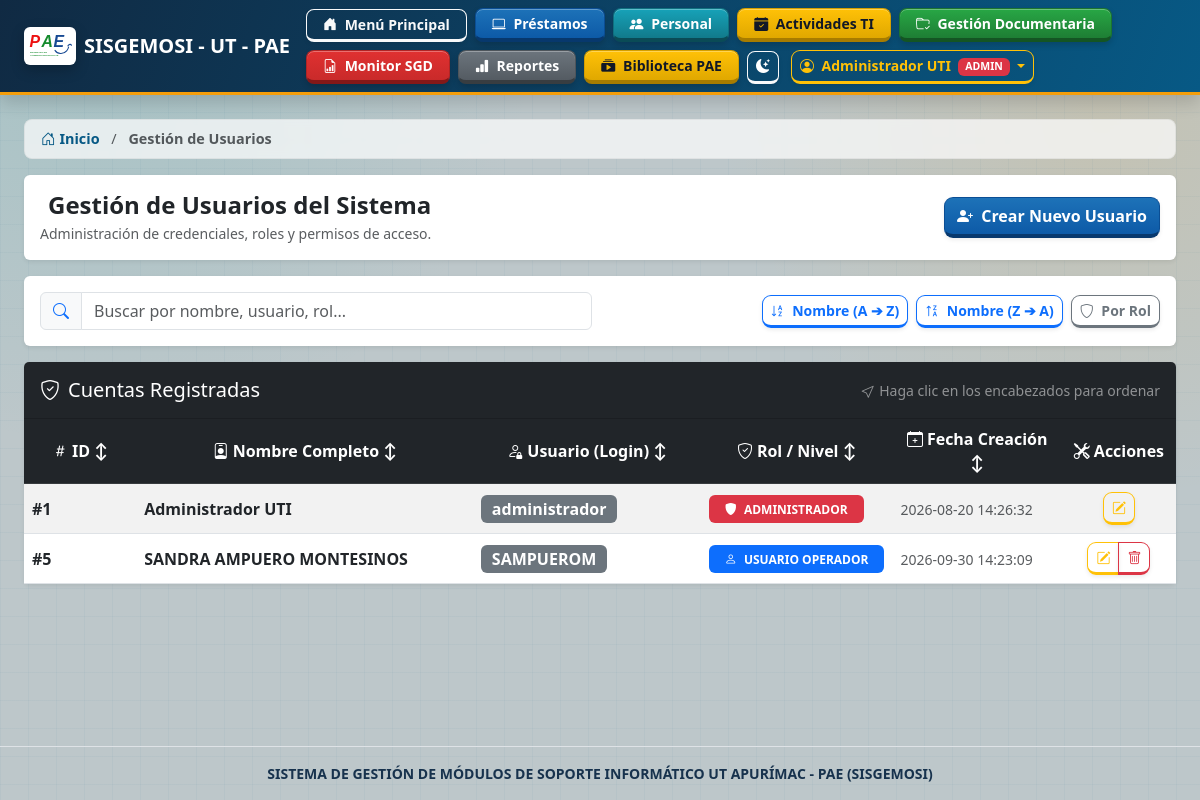
Page /usuarios (signed in) on the committed database.
### tables this page shows
CREATE TABLE usuarios_sistema (
        id INTEGER PRIMARY KEY AUTOINCREMENT,
        usuario TEXT UNIQUE NOT NULL,
        password TEXT NOT NULL,
        nombre_completo TEXT NOT NULL,
        rol TEXT DEFAULT 'USUARIO', -- 'ADMIN' o 'USUARIO'
        creado_el DATETIME DEFAULT CURRENT_TIMESTAMP
    , permisos TEXT NOT NULL DEFAULT '{}');

### app.py (the view)
@app.route("/usuarios")
@admin_required
def ver_usuarios():
    conn = get_db()
    usuarios_db = conn.cursor().execute("SELECT id, usuario, nombre_completo, rol, permisos, creado_el FROM usuarios_sistema ORDER BY id ASC").fetchall()
    trabajadores_activos = conn.cursor().execute("""
        SELECT id, nombres, apellido_paterno, apellido_materno
        FROM trabajadores WHERE activo = 1
        ORDER BY apellido_paterno, apellido_materno, nombres
    """).fetchall()
    conn.close()
    usuarios = []
    for usuario in usuarios_db:
        item = dict(usuario)
        item["permisos"] = cargar_permisos(item["permisos"])
        usuarios.append(item)
    return render_template("usuarios.html", usuarios=usuarios,
                           trabajadores_activos=trabajadores_activos,
                           permission_modules=PERMISSION_MODULES,
                           permission_actions=PERMISSION_ACTIONS)

### templates/usuarios.html (shortened to what this page needs)
{% extends "base.html" %}
{% block content %}
<nav class="breadcrumb-sisgemosi mb-3 no-print" aria-label="breadcrumb">
    <a href="/"><i class="bi bi-house-door me-1"></i>Inicio</a>
    <span class="mx-2 text-muted">/</span>
    <span class="text-muted fw-bold">Gestión de Usuarios</span>
</nav>
<div class="card shadow-sm border-0 mb-3 bg-white no-print">
    <div class="card-body d-flex flex-wrap justify-content-between align-items-center gap-3">
        <div>
            <h4 class="fw-bold mb-1 text-dark">Gestión de Usuarios del Sistema</h4>
            <p class="text-muted mb-0 small">Administración de credenciales, roles y permisos de acceso.</p>
        </div>
        <button class="btn btn-primary fw-bold shadow-sm" data-bs-toggle="modal" data-bs-target="#modalNuevoUsuario">
            <i class="bi bi-person-plus-fill me-1"></i> Crear Nuevo Usuario
        </button>
    </div>
</div>
<div class="card shadow-sm border-0 p-3 mb-3 bg-white no-print">
    <div class="row g-3 align-items-center">
        <div class="col-md-6">
            <div class="input-group">
                <span class="input-group-text bg-light"><i class="bi bi-search text-primary"></i></span>
                <input type="text" id="buscadorUsuarios" class="form-control" placeholder="Buscar por nombre, usuario, rol..." onkeyup="filtrarTablaUsuarios()">
            </div>
        </div>
        <div class="col-md-6 text-md-end">
            <div class="d-flex flex-wrap justify-content-md-end gap-2">
                <button type="button" class="btn btn-sm btn-outline-primary fw-bold" onclick="ordenarManualUsuarios(1, 'asc')">
                    <i class="bi bi-sort-alpha-down me-1"></i> Nombre (A ➔ Z)
                </button>
                <button type="button" class="btn btn-sm btn-outline-primary fw-bold" onclick="ordenarManualUsuarios(1, 'desc')">
                    <i class="bi bi-sort-alpha-up-alt me-1"></i> Nombre (Z ➔ A)
                </button>
                <button type="button" class="btn btn-sm btn-outline-secondary fw-bold" onclick="ordenarManualUsuarios(3, 'asc')">
                    <i class="bi bi-shield me-1"></i> Por Rol
                </button>
            </div>
        </div>
    </div>
</div>
<div class="card shadow-sm border-0">
    <div class="card-header bg-dark text-white d-flex justify-content-between align-items-center py-3">
        <h5 class="mb-0"><i class="bi bi-shield-check me-2"></i>Cuentas Registradas</h5>
        <small class="text-white-50"><i class="bi bi-cursor me-1"></i>Haga clic en los encabezados para ordenar</small>
    </div>
    <div class="card-body p-0">
        <div class="table-responsive">
            <table class="table table-hover table-striped align-middle mb-0" id="tablaUsuarios">
                <thead class="table-dark">
                    <tr>
                        <th class="sortable-header" onclick="ordenarColumnaUsuarios(0)" style="width: 10%;"><i class="bi bi-hash me-1"></i>ID <span id="sortUs0">↕</span></th>
                        <th class="sortable-header" onclick="ordenarColumnaUsuarios(1)" style="width: 30%;"><i class="bi bi-person-badge me-1"></i>Nombre Completo <span id="sortUs1">↕</span></th>
                        <th class="sortable-header" onclick="ordenarColumnaUsuarios(2)" style="width: 20%;"><i class="bi bi-person-lock me-1"></i>Usuario (Login) <span id="sortUs2">↕</span></th>
                        <th class="sortable-header" onclick="ordenarColumnaUsuarios(3)" style="width: 15%;"><i class="bi bi-shield-check me-1"></i>Rol / Nivel <span id="sortUs3">↕</span></th>
                        <th class="sortable-header" onclick="ordenarColumnaUsuarios(4)" style="width: 15%;"><i class="bi bi-calendar-plus me-1"></i>Fecha Creación <span id="sortUs4">↕</span></th>
                        <th style="width: 10%;" class="text-center"><i class="bi bi-tools me-1"></i>Acciones</th>
                    </tr>
                </thead>
                <tbody id="tbodyUsuarios">
                    {% for u in usuarios %}
                    <tr>
                        <td><strong>#{{ u.id }}</strong></td>
                        <td class="fw-bold">{{ u.nombre_completo }}</td>
                        <td><span class="badge bg-secondary fs-6">{{ u.usuario }}</span></td>
                        <td>
                            {% if u.rol == 'ADMIN' %}
                                <span class="badge bg-danger px-3 py-2"><i class="bi bi-shield-fill me-1"></i> ADMINISTRADOR</span>
                            {% else %}
                                <span class="badge bg-primary px-3 py-2"><i class="bi bi-person me-1"></i> USUARIO OPERADOR</span>
                            {% endif %}
                        </td>
                        <td><small class="text-muted">{{ u.creado_el }}</small></td>
                        <td class="text-center">
                            <div class="btn-group" role="group">
                                <button class="btn btn-sm btn-outline-warning" title="Editar Usuario"
                                    data-id="{{ u.id }}" data-nombre="{{ u.nombre_completo }}" data-rol="{{ u.rol }}" data-permisos='{{ u.permisos|tojson }}'
                                    onclick="abrirModalEditarUsuario(this)">
                                    <i class="bi bi-pencil-square"></i>
                                </button>
                                {% if u.id != session.get('usuario_id') %}
                                <button class="btn btn-sm btn-outline-danger" title="Eliminar Usuario"
                                    onclick="abrirModalEliminarUsuario('{{ u.id }}', '{{ u.nombre_completo }} ({{ u.usuario }})')">
                                    <i class="bi bi-trash"></i>
                                </button>
                                {% endif %}
                            </div>
                        </td>
                    </tr>
                    {% endfor %}
                </tbody>
            </table>
        </div>
    </div>
</div>
{% endblock %}

### templates/base.html (shortened to what this page needs)
<!DOCTYPE html>
<html lang="es">
<head>
    <link href="https://cdn.jsdelivr.net/npm/bootstrap@5.3.0/dist/css/bootstrap.min.css" rel="stylesheet">
    <link rel="stylesheet" href="https://cdn.jsdelivr.net/npm/bootstrap-icons@1.11.0/font/bootstrap-icons.css">
    <link href="https://cdn.jsdelivr.net/npm/fullcalendar@6.1.10/index.global.min.css" rel="stylesheet">
    <link rel="stylesheet" href="{{ url_for('static', filename='css/sisgemosi.css', v='2') }}">
</head>
<body class="d-flex flex-column min-vh-100">
    <nav class="navbar navbar-dark navbar-expand-lg bg-dark mb-4 shadow py-2 no-print">
        <div class="container-fluid px-4">
            <a class="navbar-brand fw-bold d-flex align-items-center" href="/">
                <div class="bg-white rounded p-1 me-2 d-flex align-items-center justify-content-center" style="width: 52px; height: 38px;">
                    <img src="{{ url_for('static', filename='logo-pae.svg', v='2') }}" alt="Logo del PAE" style="width: 100%; height: 100%; object-fit: contain;">
                </div>
                <span>SISGEMOSI - UT - PAE</span>
            </a>
            <div class="collapse navbar-collapse" id="navbarSisgemosi">
                <div class="d-flex flex-wrap align-items-center gap-2 ms-auto navbar-nav-modules mt-2 mt-lg-0">
                    <a class="btn btn-outline-light btn-sm nav-link-custom px-3" href="/" data-bs-toggle="tooltip" title="Página principal">
                        <i class="bi bi-house-door-fill me-1"></i> Menú Principal
                    </a>
                    {% if usuario_tiene_permiso('prestamos', 'ver') %}<a class="btn btn-primary btn-sm nav-link-custom px-3" href="/prestamos" data-bs-toggle="tooltip" title="Gestión de préstamos de bienes">
                        <i class="bi bi-laptop me-1"></i> Préstamos
                    </a>{% endif %}
                    {% if usuario_tiene_permiso('personal', 'ver') %}<a class="btn btn-info btn-sm nav-link-custom text-dark px-3 fw-bold" href="/trabajadores" data-bs-toggle="tooltip" title="Padrón de personal">
                        <i class="bi bi-people-fill me-1"></i> Personal
                    </a>{% endif %}
                    {% if usuario_tiene_permiso('actividades', 'ver') %}<a class="btn btn-warning btn-sm nav-link-custom text-dark px-3 fw-bold" href="/actividades" data-bs-toggle="tooltip" title="Bitácora de soporte TI">
                        <i class="bi bi-calendar-check-fill me-1"></i> Actividades TI
                    </a>{% endif %}
                    {% if usuario_tiene_permiso('documentaria', 'ver') %}<a class="btn btn-success btn-sm nav-link-custom px-3 fw-bold" href="/gestion-documentaria" data-bs-toggle="tooltip" title="Registro de documentos oficiales">
                        <i class="bi bi-folder-check me-1"></i> Gestión Documentaria
                    </a>{% endif %}
                    {% if usuario_tiene_permiso('sgd', 'ver') %}<a class="btn btn-danger btn-sm nav-link-custom px-3 fw-bold" href="/sgd" data-bs-toggle="tooltip" title="Monitor del Sistema de Gestión Documental">
                        <i class="bi bi-file-earmark-bar-graph me-1"></i> Monitor SGD
                    </a>{% endif %}
                    {% if usuario_tiene_permiso('reportes', 'ver') %}<a class="btn btn-secondary btn-sm nav-link-custom px-3" href="/reportes" data-bs-toggle="tooltip" title="Reportes y trazabilidad">
                        <i class="bi bi-bar-chart-fill me-1"></i> Reportes
                    </a>{% endif %}
                    {% if usuario_tiene_permiso('biblioteca', 'ver') %}<a class="btn btn-warning text-dark btn-sm nav-link-custom px-3 fw-bold" href="/biblioteca" data-bs-toggle="tooltip" title="Biblioteca virtual PAE">
                        <i class="bi bi-collection-play-fill me-1"></i> Biblioteca PAE
                    </a>{% endif %}
                    <button id="btnThemeToggle" class="btn btn-outline-light btn-sm nav-link-custom px-2" type="button" onclick="toggleTheme()" data-bs-toggle="tooltip" title="Cambiar a Modo Nocturno / Diurno">
                        <i id="themeIcon" class="bi bi-moon-stars-fill"></i>
                    </button>
                    {% if session.get('usuario') %}
                    <div class="dropdown ms-1">
                        <button class="btn btn-outline-warning btn-sm dropdown-toggle fw-bold" type="button" data-bs-toggle="dropdown" aria-label="Menú de usuario">
                            <i class="bi bi-person-circle me-1"></i> {{ session.get('nombre') }}
                            {% if session.get('rol') == 'ADMIN' %}
                                <span class="badge bg-danger ms-1">ADMIN</span>
                            {% else %}
                                <span class="badge bg-primary ms-1">OPERADOR</span>
                            {% endif %}
                        </button>
                    </div>
                    {% endif %}
                </div>
            </div>
        </div>
    </nav>
    <div class="container-fluid px-4 flex-grow-1">
        {% block content %}{% endblock %}
    </div>
    <footer class="border-top py-3 text-center small mt-5 no-print">
        <strong>SISTEMA DE GESTIÓN DE MÓDULOS DE SOPORTE INFORMÁTICO UT APURÍMAC - PAE (SISGEMOSI)</strong>
    </footer>
</body>
</html>

### rows in the picture
usuarios_sistema: get "Administrador UTI", id "1", nombre_completo "Administrador UTI", usuario "administrador", rol "ADMIN" (drawn), creado_el "2026-08-20 14:26:32"
usuarios_sistema: id "5", nombre_completo "SANDRA AMPUERO MONTESINOS", usuario "SAMPUEROM", rol "USUARIO" (drawn), creado_el "2026-09-30 14:23:09"
